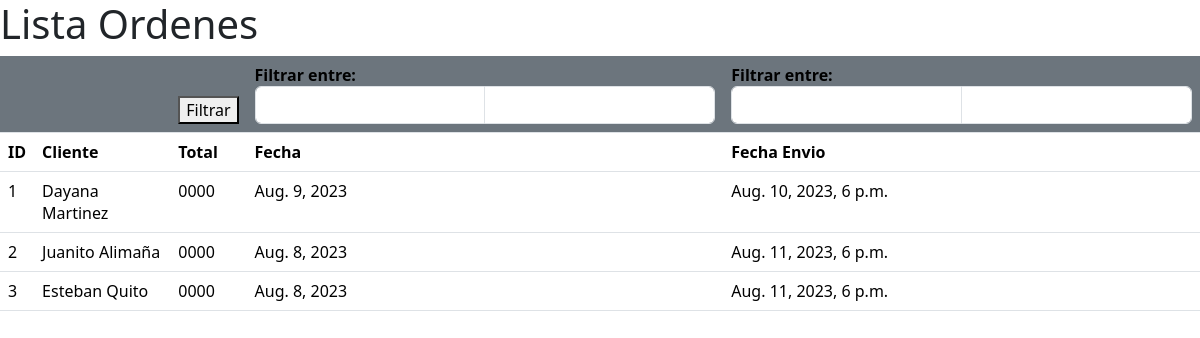
The page / on the database its author committed.
### tienda/models.py (models this page shows, shortened)
class Orden(models.Model):
    cliente = models.CharField(max_length = 128)
    direccion = models.CharField(max_length = 256)
    fecha = models.DateField() #Anio/mes/dia
    fecha_envio = models.DateTimeField()

### tienda/views.py (the view)
# urls.py: path('', v_index)
def v_index(request):
    fecha_inicio = request.GET.get("fecha_inicio",None)
    fecha_fin = request.GET.get("fecha_fin",None)
    fecha_e_inicio = request.GET.get("fecha_e_inicio",None)
    fecha_e_fin = request.GET.get("fecha_e_fin",None)
    consulta = Orden.objects.all()
    context = {
        "ordenes": consulta
    }
    return render(request, "index.html",context)

### config/templates/index.html (shortened to what this page needs)
<link href="https://cdn.jsdelivr.net/npm/bootstrap@5.3.1/dist/css/bootstrap.min.css" rel="stylesheet">
<h1>Lista Ordenes</h1>
<form method="GET">
<table class="table">
    <thead>
        <tr>
            <th class="bg-secondary"></th>
            <th class="bg-secondary"></th>
            <th class="bg-secondary"><button type="submit">Filtrar</button></th>
            <th class="bg-secondary">
                Filtrar entre:
                <div class="input-group">
                    <input type="text" name="fecha_inicio" class="form-control">
                    <input type="text" name="fecha_fin" class="form-control">
                </div>
            </th>
            <th class="bg-secondary">
                Filtrar entre:
                <div class="input-group">
                    <input type="text" name="fecha_e_inicio" class="form-control">
                    <input type="text" name="fecha_e_fin" class="form-control">
                </div>
            </th>
        </tr>
        <tr>
            <th>ID</th>
            <th>Cliente</th>
            <th>Total</th>
            <th>Fecha</th>
            <th>Fecha Envio</th>
        </tr>
    </thead>
    <tbody>
        {% for or in ordenes %}
        <tr>
            <td>{{ or.id }}</td>
            <td>{{ or.cliente }}</td>
            <td>0000</td>
            <td>{{ or.fecha }}</td>
            <td>{{ or.fecha_envio }}</td>
        </tr>
        {% endfor %}
    </tbody>
</table>
</form>

### rows shown on the page
Orden: id "1", cliente "Dayana Martinez", fecha "Aug. 9, 2023", fecha_envio "Aug. 10, 2023, 6 p.m."
Orden: id "2", cliente "Juanito Alimaña", fecha "Aug. 8, 2023", fecha_envio "Aug. 11, 2023, 6 p.m."
Orden: id "3", cliente "Esteban Quito", fecha "Aug. 8, 2023", fecha_envio "Aug. 11, 2023, 6 p.m."
